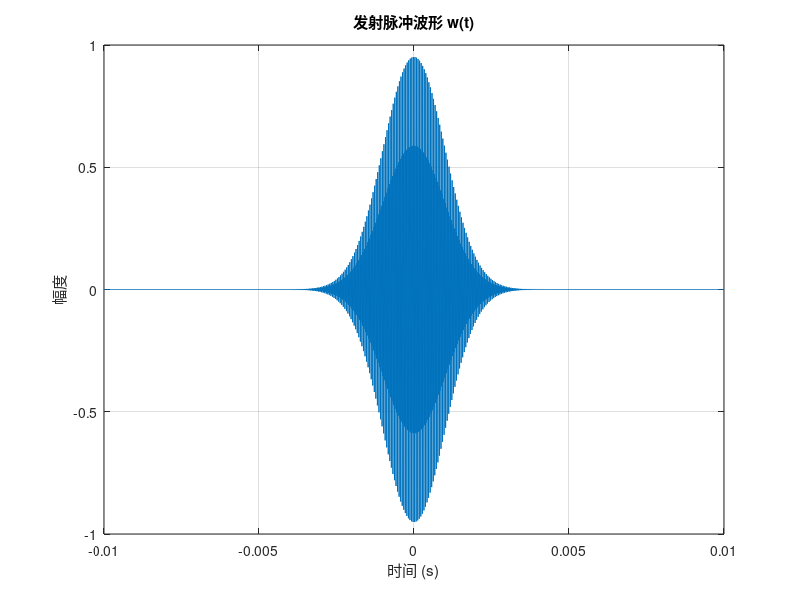

The MATLAB script that drew this image: (Note: this script raises an error after producing the figure.)
% 1. 设置参数
f_R = 40000; % 传感器谐振频率
sigma = 0.001; % 高斯脉冲的标准差，控制脉冲宽度
a = 0.02; % 接收孔径半径
c = 343; % 声速
z = 0.5; % 传播距离，假设值

% 2. 计算时间范围
t = -0.01:0.00001:0.01; % 时间范围，步长需足够小以准确表示波形
w = exp(-t.^2 / (2*sigma^2)).*sin(2*pi*f_R*t);

% 绘制发射脉冲波形w(t)
figure;
plot(t, w);
title('发射脉冲波形 w(t)');
xlabel('时间 (s)');
ylabel('幅度');
grid on;

% 设置入射角度范围
alpha = [0, 10, 20, 30, 40]; % 可选择多个角度：0° 和 20° 示例

% 初始化脉冲响应矩阵
h_R = zeros(length(t), length(alpha)); % 用于存储不同角度下的h_R
h_T_R = zeros(length(t), length(alpha)); % 用于存储不同角度下的h_T_R
r = zeros(length(t), length(alpha)); % 用于存储不同角度下的回波波形

% 设置目标幅度为 5 * 10000，并添加一个更大的幅度因子 K
target_amplitude = 5 * 10000; 
K = 1e6; % 高斯脉冲幅度因子，确保幅度远大于 5 * 10000

% 处理每个入射角度
for i = 1:length(alpha)
    angle = alpha(i) * pi / 180; % 将角度转换为弧度
    
    % 处理0°入射角（即垂直入射）
    if alpha(i) == 0
        % 计算目标时间 t = 2z/c
        target_time = 2 * z / c;

        % 找到离 target_time 最近的时间点的索引
        [~, idx] = min(abs(t - target_time));

        % 初始化 h_R 和 h_T_R 为零
        h_R(:,i) = zeros(size(t));
        h_T_R(:,i) = zeros(size(t));

        % 在目标时间位置插入一个高斯脉冲，并调整幅度
        h_R(:,i) = (K / (sigma * sqrt(2*pi))) * exp(-(t - t(idx)).^2 / (2 * sigma^2));
        h_T_R(:,i) = (K / (sigma * sqrt(2*pi))) * exp(-(t - t(idx)).^2 / (2 * sigma^2));

    else
        % 处理非零入射角
        % 计算w_squared
        w_squared = (c^2 * (t - 2*z/c).^2) / (a^2 * sin(angle)^2);
       
        % 初始化 h_R 为零
        h_R(:,i) = zeros(size(t));

        % 计算有效时间范围
        valid_time_range = (t >= (2*z - a*sin(angle))/c) & (t <= (2*z + a*sin(angle))/c);

        % 仅在有效时间范围内计算h_R
        h_R(valid_time_range, i) = (2*c*cos(angle) / (pi*a*sin(angle))) .* sqrt(1 - w_squared(valid_time_range));

        % 使用h_R计算T/R对脉冲响应h_T_R
        h_T_R(:,i) = conv(h_R(:,i), h_R(:,i), 'same');
    end
    
    % 计算回波波形r(t)
    r(:,i) = conv(w, h_T_R(:,i), 'same'); % 使用卷积计算回波波形
end

% 归一化回波波形 r(t)，确保幅值不超过1
max_r = max(abs(r), [], 'all'); % 找到所有回波的最大幅度
r = r / max_r; % 归一化所有回波波形，使得幅值不超过1

% 绘制回波波形r(t) 在同一张图中
figure;
hold on; % 开启多次绘制
for i = 1:length(alpha)
    plot(t, r(:,i)); % 绘制每个角度的回波波形
end
hold off; % 关闭多次绘制

% 添加图例
legend(arrayfun(@(x) ['入射角 = ', num2str(x), '°'], alpha, 'UniformOutput', false));
title('回波波形 r(t) 对不同入射角');
xlabel('时间 (s)');
ylabel('幅度');
grid on;
